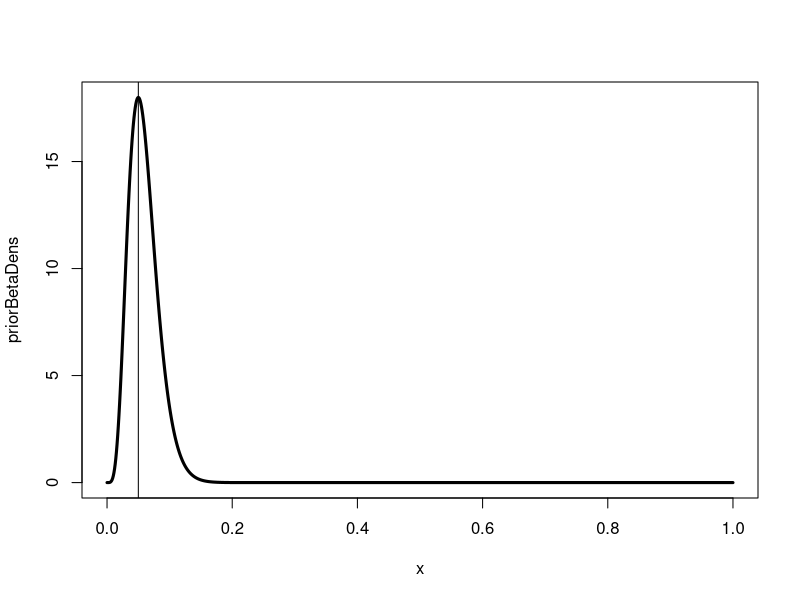
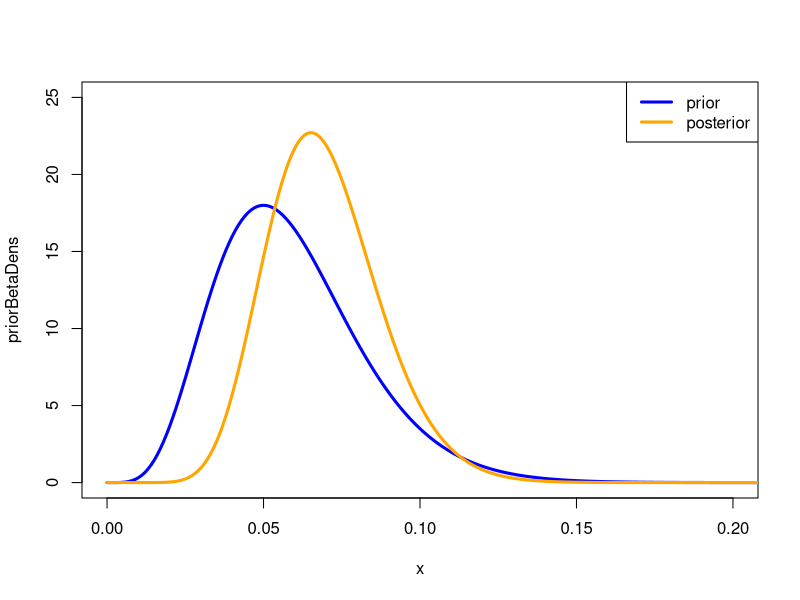
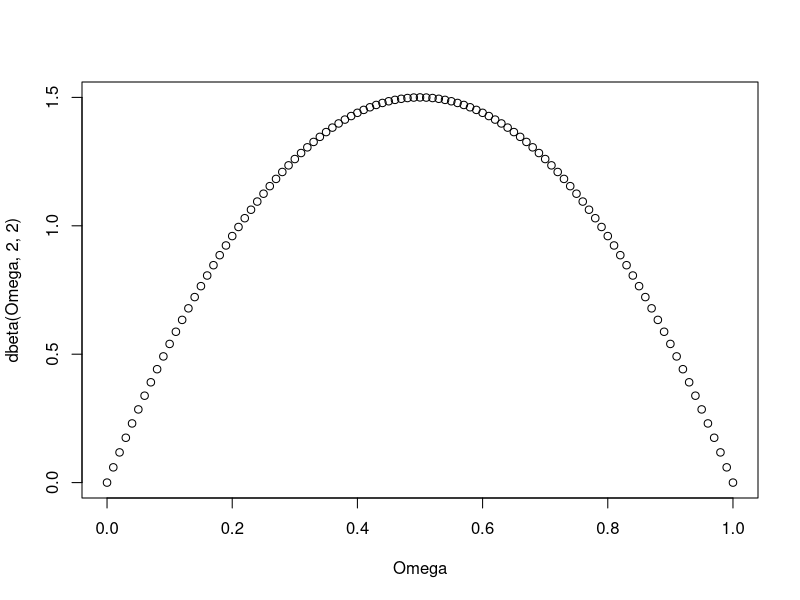
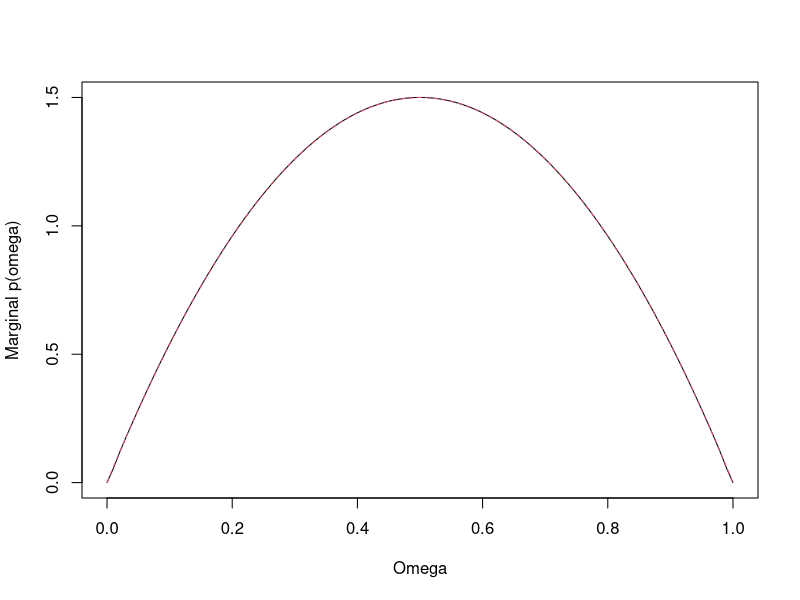
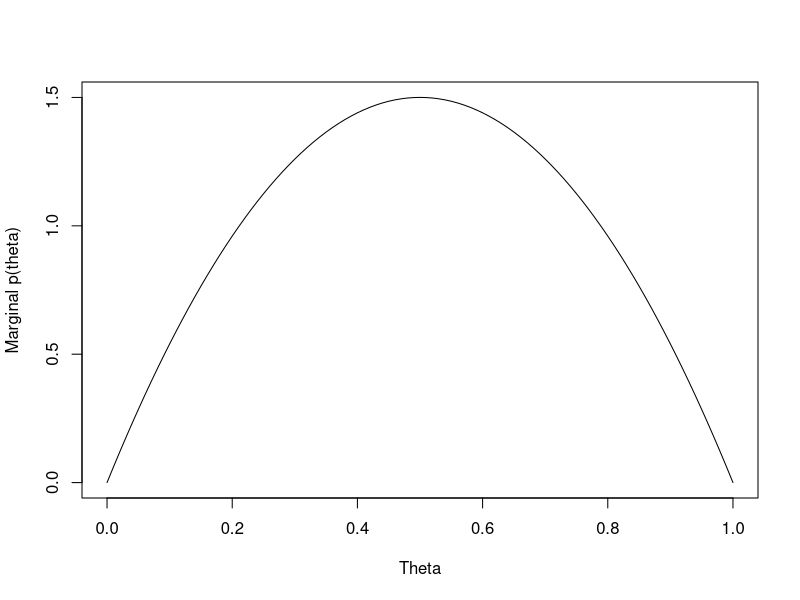
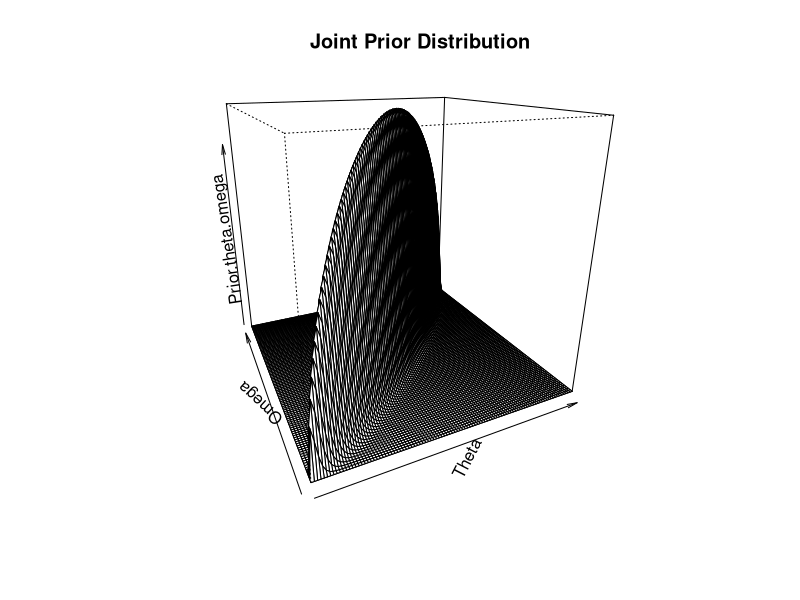
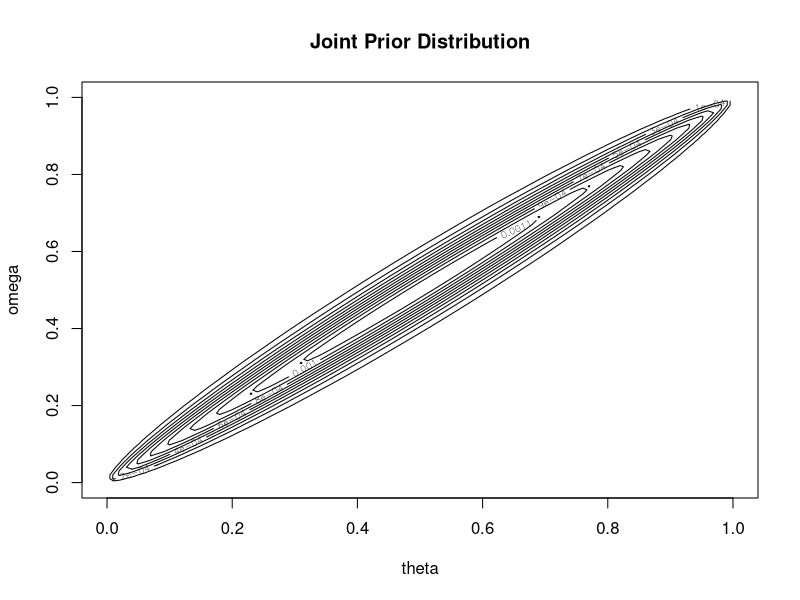
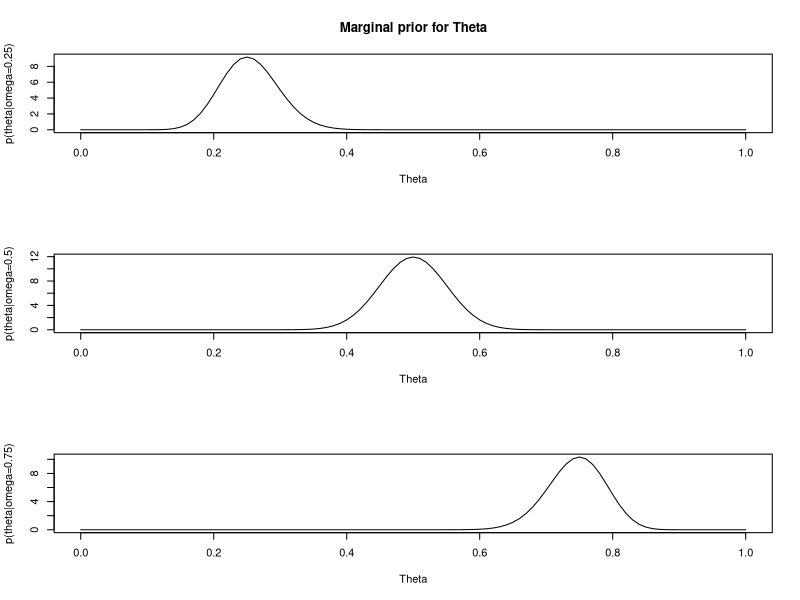

The R source for these figures, in order:
## ---- chunk 1
knitr::opts_chunk$set(echo = TRUE)
## ---- chunk 2

o = .05
kappa = 100
a = o*(kappa-2)+1
b = (1-o)*(kappa-2)+1

c(a=a,b=b)

## ---- chunk 3

x<-seq(from=0,to=1,by=.001)
priorBetaDens<-dbeta(x,shape1=a,shape2=b)

x[which.max(priorBetaDens)]

plot(x,priorBetaDens,type="l",lwd=3)
abline(v=.05)
## ---- chunk 4
(smple<-c(rep(0,times=92),rep(1,times=8)))

(k<-sum(smple))

(s<-length(smple))

## ---- chunk 5

postA = k + a
postB = s - k + b

c(postA=postA,postB=postB)

posteriorBetaDens<-dbeta(x,shape1=postA,shape2=postB)

x[which.max(posteriorBetaDens)]

plot(x,priorBetaDens,type='l',lwd=3,col='blue',ylim=c(0,25),xlim=c(0,.2))
lines(x,posteriorBetaDens,lwd=3,col='orange')
legend("topright",legend=c("prior","posterior"),col=c("blue","orange"),lwd=3)

## ---- chunk 6

(muPosterior=postA/(postA+postB))
(varPosterior=(postA*postB)/((postA+postB)^2*(postA+postB+1)))

(kappaPosterior<-postA+postB)

## ---- chunk 7

#prior of density beta * conditional prob given.
jointPrior<-function(theta,omega,A_omega,B_omega,K){
  res<-dbeta(omega,A_omega,B_omega)*dbeta(theta,omega*(K-2)+1,(1-omega)*(K-2)+1)
  res
}
## ---- chunk 8

(muPosterior = postA /(postA+postB))
(varPosterior =postA*postB/((postA+postB)^2*(postA+postB+1)))
((kappaPosterior<-postA+postB))

## ---- chunk 9

Omega<-Theta<-seq( 0 , 1 , length=101 )
plot(Omega,dbeta(Omega,2,2))

A_omega<-2
B_omega<-2
K<-100

jointPrior<-function(theta,omega,A_omega,B_omega,K){
  res<-dbeta(omega,A_omega,B_omega)*dbeta(theta,omega*(K-2)+1,(1-omega)*(K-2)+1)
  res
}

dens<-expand.grid(Omega,Theta)

colnames(dens)<-c("Omega","Theta")

dens$Prior<-apply(dens,1,function(z) jointPrior(z[1],z[2],A_omega,B_omega,K))

Prior.theta.omega<-matrix(dens$Prior,101,101)
Prior.theta.omega<-Prior.theta.omega/sum(Prior.theta.omega) #Joint prior

Prior.omega.marginal<-apply(Prior.theta.omega,2,sum)
Prior.omega.marginal<-Prior.omega.marginal/sum(Prior.omega.marginal)*100 #Omega marginal prior
matplot(Omega,cbind(Prior.omega.marginal,dbeta(Omega,A_omega,B_omega)),type="l",ylab="Marginal p(omega)")


Prior.theta.marginal<-apply(Prior.theta.omega,1,sum)
Prior.theta.marginal<-Prior.theta.marginal/sum(Prior.theta.marginal)*100 #Theta marginal prior
plot(Theta,Prior.theta.marginal,type="l",ylab="Marginal p(theta)")

persp(Theta,Omega,Prior.theta.omega,d=1,theta=-25,phi=20,main="Joint Prior Distribution")


contour(x=Omega,y=Theta,z=Prior.theta.omega,ylab="omega",xlab="theta",main="Joint Prior Distribution")


## ---- chunk 10

par(mfrow=c(3,1))
Prior.theta.omega.25<-jointPrior(Theta,0.25,A_omega,B_omega,K)
Prior.theta.omega.25<-Prior.theta.omega.25/sum(Prior.theta.omega.25)*100
plot(Theta,Prior.theta.omega.25,type="l",ylab="p(theta|omega=0.25)",main="Marginal prior for Theta")
Prior.theta.omega.5<-jointPrior(Theta,0.5,A_omega,B_omega,K)
Prior.theta.omega.5<-Prior.theta.omega.5/sum(Prior.theta.omega.5)*100
plot(Theta,jointPrior(Theta,0.5,A_omega,B_omega,K),type="l",ylab="p(theta|omega=0.5)")
Prior.theta.omega.75<-jointPrior(Theta,0.75,A_omega,B_omega,K)
Prior.theta.omega.75<-Prior.theta.omega.75/sum(Prior.theta.omega.75)*100
plot(Theta,jointPrior(Theta,0.75,A_omega,B_omega,K),type="l",ylab="p(theta|omega=0.75)")


par(mfrow=c(1,1))

likeli<-function(theta,s,k){
  theta^k*(1-theta)^(s-k)
}
likelihood<-likeli(Theta,12,9)
plot(Theta,likelihood,type="l",ylab="p(y|theta)",main="Likelihood")

Posterior<-apply(Prior.theta.omega,2,function(z) z*likelihood)
Posterior<-Posterior/sum(Posterior)


## ---- chunk 11

Data<-c(s=14,k=4)

## ---- chunk 12

estBetaParams <- function(mu, var) {
  alpha <- ((1 - mu) / var - 1 / mu) * mu ^ 2
  beta <- alpha * (1 / mu - 1)
  return(params = list(alpha = alpha, beta = beta))
}

betaparam = estBetaParams(0.136,(0.1034)^2)

## ---- chunk 13

k = 4
s = 14

(postA = k + betaparam$alpha)
(postB = s - k + betaparam$beta)


## ---- chunk 14
rbind(cbind(betaparam$alpha,betaparam$beta),cbind(a=postA,b=postB))
## ---- chunk 15

mode = .4
K = 12

(A_omega = mode*(K-2)+1)
(B_omega = (1-mode)*(K-2)+1)

## ---- chunk 16

Omega<-Theta<-seq( 0 , 1 , length=13 )
plot(Omega,dbeta(Omega,2,2))
     
dens<-expand.grid(Omega,Theta)

colnames(dens)<-c("Omega","Theta")

dens$Prior<-apply(dens,1,function(z) jointPrior(z[1],z[2],A_omega,B_omega,K))

Prior.theta.omega<-matrix(dens$Prior,13,13)
Prior.theta.omega<-Prior.theta.omega/sum(Prior.theta.omega) #Joint prior

Prior.omega.marginal<-apply(Prior.theta.omega,2,sum)
Prior.omega.marginal<-Prior.omega.marginal/sum(Prior.omega.marginal)*100 #Omega marginal prior
matplot(Omega,cbind(Prior.omega.marginal,dbeta(Omega,A_omega,B_omega)),type="l",ylab="Marginal p(omega)")

## ---- chunk 17
Prior.theta.marginal<-apply(Prior.theta.omega,1,sum)
Prior.theta.marginal<-Prior.theta.marginal/sum(Prior.theta.marginal)*100 #Theta marginal prior
plot(Theta,Prior.theta.marginal,type="l",ylab="Marginal p(theta)")

persp(Theta,Omega,Prior.theta.omega,d=1,theta=-25,phi=20,main="Joint Prior Distribution")


contour(x=Omega,y=Theta,z=Prior.theta.omega,ylab="omega",xlab="theta",main="Joint Prior Distribution")


## ---- chunk 18

par(mfrow=c(3,1))
Prior.theta.omega.25<-jointPrior(Theta,0.25,A_omega,B_omega,K)
Prior.theta.omega.25<-Prior.theta.omega.25/sum(Prior.theta.omega.25)*100
plot(Theta,Prior.theta.omega.25,type="l",ylab="p(theta|omega=0.25)",main="Marginal prior for Theta")
Prior.theta.omega.5<-jointPrior(Theta,0.5,A_omega,B_omega,K)
Prior.theta.omega.5<-Prior.theta.omega.5/sum(Prior.theta.omega.5)*100
plot(Theta,jointPrior(Theta,0.5,A_omega,B_omega,K),type="l",ylab="p(theta|omega=0.5)")
Prior.theta.omega.75<-jointPrior(Theta,0.75,A_omega,B_omega,K)
Prior.theta.omega.75<-Prior.theta.omega.75/sum(Prior.theta.omega.75)*100
plot(Theta,jointPrior(Theta,0.75,A_omega,B_omega,K),type="l",ylab="p(theta|omega=0.75)")

## ---- chunk 19
par(mfrow=c(1,1))

likeli<-function(theta,s,k){
  theta^k*(1-theta)^(s-k)
}
likelihood<-likeli(Theta,14,4)
plot(Theta,likelihood,type="l",ylab="p(y|theta)",main="Likelihood")

Posterior<-apply(Prior.theta.omega,2,function(z) z*likelihood)
Posterior<-Posterior/sum(Posterior)


